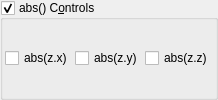
    <widget class="MyGroupBox" name="groupCheck_transf_function_enabledM">
     <property name="toolTip">
      <string/>
     </property>
     <property name="title">
      <string>abs() C&amp;ontrols</string>
     </property>
     <property name="checkable">
      <bool>true</bool>
     </property>
     <layout class="QVBoxLayout" name="verticalLayout_54">
      <property name="spacing">
       <number>2</number>
      </property>
      <property name="leftMargin">
       <number>2</number>
      </property>
      <property name="topMargin">
       <number>2</number>
      </property>
      <property name="rightMargin">
       <number>2</number>
      </property>
      <property name="bottomMargin">
       <number>2</number>
      </property>
      <item>
       <layout class="QHBoxLayout" name="horizontalLayout_19" stretch="0,0,0">
        <item>
         <widget class="MyCheckBox" name="checkBox_transf_function_enabledAx">
          <property name="text">
           <string notr="true">abs(z.x)</string>
          </property>
         </widget>
        </item>
        <item>
         <widget class="MyCheckBox" name="checkBox_transf_function_enabledAy">
          <property name="text">
           <string notr="true">abs(z.y)</string>
          </property>
         </widget>
        </item>
        <item>
         <widget class="MyCheckBox" name="checkBox_transf_function_enabledAz_false">
          <property name="text">
           <string notr="true">abs(z.z)</string>
          </property>
         </widget>
        </item>
       </layout>
      </item>
     </layout>
    </widget>
